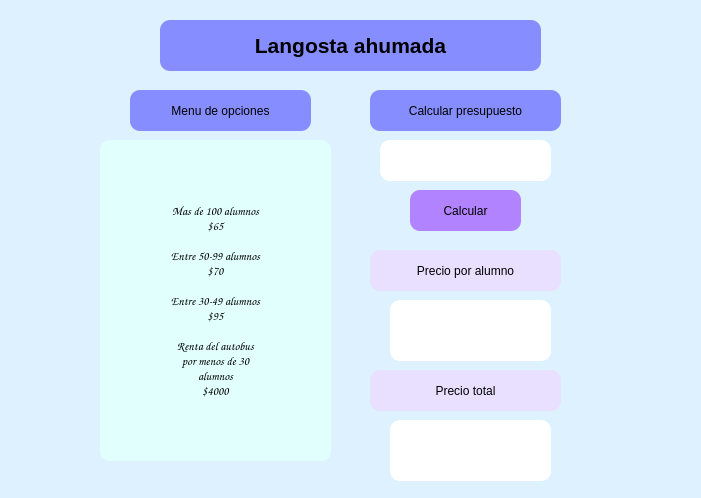
<?xml version="1.0" encoding="UTF-8"?>
<ui version="4.0">
 <class>Dialog</class>
 <widget class="QDialog" name="Dialog">
  <property name="geometry">
   <rect>
    <x>0</x>
    <y>0</y>
    <width>701</width>
    <height>498</height>
   </rect>
  </property>
  <property name="windowTitle">
   <string>Dialog</string>
  </property>
  <property name="styleSheet">
   <string notr="true">background-color: rgb(221, 241, 255);</string>
  </property>
  <widget class="QLabel" name="label">
   <property name="geometry">
    <rect>
     <x>160</x>
     <y>20</y>
     <width>381</width>
     <height>51</height>
    </rect>
   </property>
   <property name="font">
    <font>
     <family>Arial</family>
     <pointsize>16</pointsize>
     <weight>75</weight>
     <bold>true</bold>
    </font>
   </property>
   <property name="styleSheet">
    <string notr="true">background-color: rgb(134, 142, 255);
border-radius:10px
</string>
   </property>
   <property name="text">
    <string>Langosta ahumada</string>
   </property>
   <property name="alignment">
    <set>Qt::AlignCenter</set>
   </property>
  </widget>
  <widget class="QPushButton" name="btn_calcular">
   <property name="geometry">
    <rect>
     <x>410</x>
     <y>190</y>
     <width>111</width>
     <height>41</height>
    </rect>
   </property>
   <property name="styleSheet">
    <string notr="true">background-color: rgb(177, 131, 255);
border-radius:10px
</string>
   </property>
   <property name="text">
    <string>Calcular</string>
   </property>
  </widget>
  <widget class="QLabel" name="label_costo_alumno">
   <property name="geometry">
    <rect>
     <x>390</x>
     <y>300</y>
     <width>161</width>
     <height>61</height>
    </rect>
   </property>
   <property name="styleSheet">
    <string notr="true">background-color: rgb(255, 255, 255);
border-radius:10px</string>
   </property>
   <property name="text">
    <string/>
   </property>
   <property name="alignment">
    <set>Qt::AlignCenter</set>
   </property>
  </widget>
  <widget class="QLineEdit" name="line_numAlumnos">
   <property name="geometry">
    <rect>
     <x>380</x>
     <y>140</y>
     <width>171</width>
     <height>41</height>
    </rect>
   </property>
   <property name="styleSheet">
    <string notr="true">
background-color: rgb(255, 255, 255);
border-radius:10px</string>
   </property>
   <property name="alignment">
    <set>Qt::AlignCenter</set>
   </property>
  </widget>
  <widget class="QLabel" name="label_2">
   <property name="geometry">
    <rect>
     <x>130</x>
     <y>90</y>
     <width>181</width>
     <height>41</height>
    </rect>
   </property>
   <property name="font">
    <font>
     <family>Arial</family>
    </font>
   </property>
   <property name="styleSheet">
    <string notr="true">background-color: rgb(134, 142, 255);
border-radius:10px
</string>
   </property>
   <property name="text">
    <string>Menu de opciones</string>
   </property>
   <property name="alignment">
    <set>Qt::AlignCenter</set>
   </property>
  </widget>
  <widget class="QLabel" name="label_3">
   <property name="geometry">
    <rect>
     <x>370</x>
     <y>90</y>
     <width>191</width>
     <height>41</height>
    </rect>
   </property>
   <property name="font">
    <font>
     <family>Arial</family>
    </font>
   </property>
   <property name="styleSheet">
    <string notr="true">background-color: rgb(134, 142, 255);
border-radius:10px
</string>
   </property>
   <property name="text">
    <string>Calcular presupuesto</string>
   </property>
   <property name="alignment">
    <set>Qt::AlignCenter</set>
   </property>
  </widget>
  <widget class="QLabel" name="label_4">
   <property name="geometry">
    <rect>
     <x>100</x>
     <y>140</y>
     <width>231</width>
     <height>321</height>
    </rect>
   </property>
   <property name="font">
    <font>
     <family>Comic Sans MS</family>
    </font>
   </property>
   <property name="styleSheet">
    <string notr="true">background-color: rgb(225, 255, 253);
border-radius:10px
</string>
   </property>
   <property name="text">
    <string>Mas de 100 alumnos
$65

Entre 50-99 alumnos
$70

Entre 30-49 alumnos
$95

Renta del autobus
por menos de 30
alumnos
$4000</string>
   </property>
   <property name="alignment">
    <set>Qt::AlignCenter</set>
   </property>
  </widget>
  <widget class="QLabel" name="label_5">
   <property name="geometry">
    <rect>
     <x>10</x>
     <y>30</y>
     <width>111</width>
     <height>91</height>
    </rect>
   </property>
   <property name="text">
    <string/>
   </property>
   <property name="pixmap">
    <pixmap resource="../recursos.qrc">:/Logos/Imagenes/uat-solo-chico.png</pixmap>
   </property>
   <property name="scaledContents">
    <bool>true</bool>
   </property>
  </widget>
  <widget class="QLabel" name="label_6">
   <property name="geometry">
    <rect>
     <x>570</x>
     <y>20</y>
     <width>111</width>
     <height>91</height>
    </rect>
   </property>
   <property name="text">
    <string/>
   </property>
   <property name="pixmap">
    <pixmap resource="../recursos.qrc">:/Logos/Imagenes/fians.png</pixmap>
   </property>
   <property name="scaledContents">
    <bool>true</bool>
   </property>
  </widget>
  <widget class="QLabel" name="label_7">
   <property name="geometry">
    <rect>
     <x>580</x>
     <y>370</y>
     <width>111</width>
     <height>91</height>
    </rect>
   </property>
   <property name="text">
    <string/>
   </property>
   <property name="pixmap">
    <pixmap resource="../recursos.qrc">:/Variadas/Imagenes/LogoEquipo.jpeg</pixmap>
   </property>
   <property name="scaledContents">
    <bool>true</bool>
   </property>
  </widget>
  <widget class="QLabel" name="label_costo_total">
   <property name="geometry">
    <rect>
     <x>390</x>
     <y>420</y>
     <width>161</width>
     <height>61</height>
    </rect>
   </property>
   <property name="styleSheet">
    <string notr="true">background-color: rgb(255, 255, 255);
border-radius:10px</string>
   </property>
   <property name="text">
    <string/>
   </property>
   <property name="alignment">
    <set>Qt::AlignCenter</set>
   </property>
  </widget>
  <widget class="QLabel" name="label_8">
   <property name="geometry">
    <rect>
     <x>370</x>
     <y>250</y>
     <width>191</width>
     <height>41</height>
    </rect>
   </property>
   <property name="font">
    <font>
     <family>Arial</family>
    </font>
   </property>
   <property name="styleSheet">
    <string notr="true">background-color: rgb(233, 224, 255);
border-radius:10px
</string>
   </property>
   <property name="text">
    <string>Precio por alumno</string>
   </property>
   <property name="alignment">
    <set>Qt::AlignCenter</set>
   </property>
  </widget>
  <widget class="QLabel" name="label_9">
   <property name="geometry">
    <rect>
     <x>370</x>
     <y>370</y>
     <width>191</width>
     <height>41</height>
    </rect>
   </property>
   <property name="font">
    <font>
     <family>Arial</family>
    </font>
   </property>
   <property name="styleSheet">
    <string notr="true">background-color: rgb(233, 224, 255);
border-radius:10px
</string>
   </property>
   <property name="text">
    <string>Precio total</string>
   </property>
   <property name="alignment">
    <set>Qt::AlignCenter</set>
   </property>
  </widget>
 </widget>
 <resources>
  <include location="../recursos.qrc"/>
 </resources>
 <connections/>
</ui>
